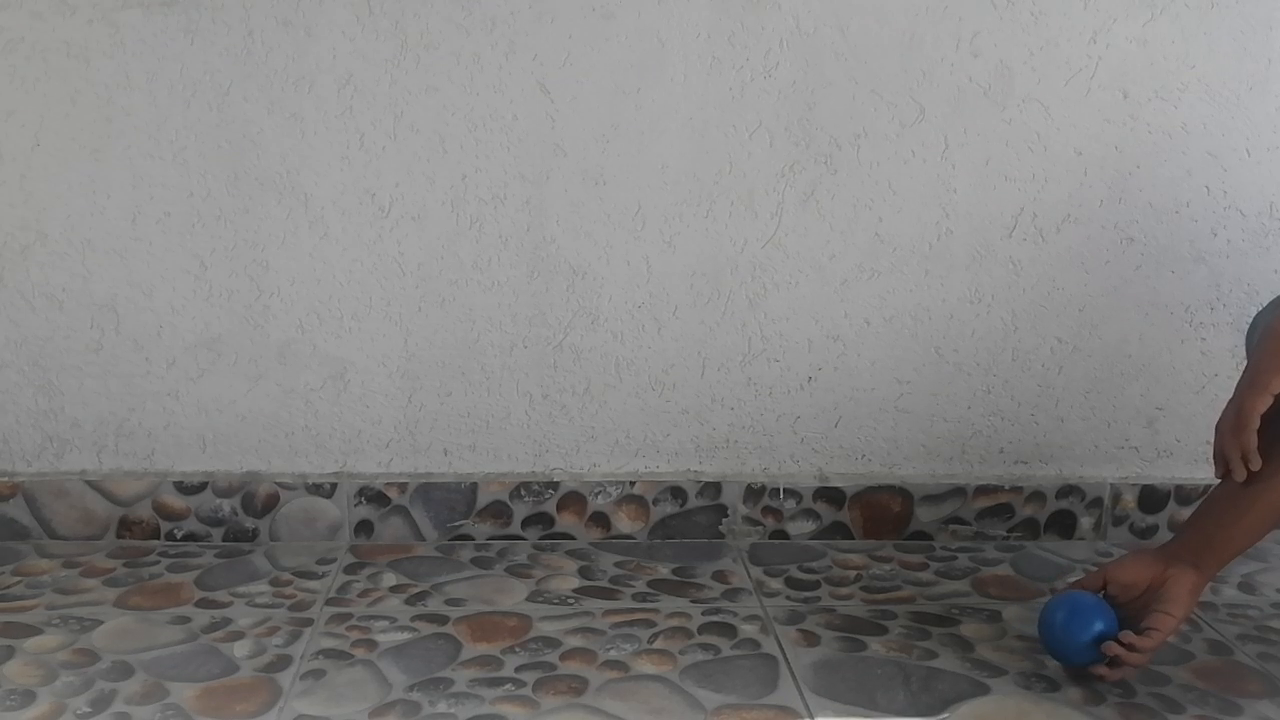
#> input picture frame 9 of VID.mp4, 1280 x 720 px
$ python videokalman.py
#> lines starting #> are read from the running program, lines starting #| are printed output that depends on the picture
"""

"""
import cv2

cap = cv2.VideoCapture('VID.mp4')
esquina = (630, 300)
tamano = (150, 150)
ret, frame = cap.read()
#> frame is the input picture: shape (720, 1280, 3); mean B, G, R 128, 128.6, 129.6
roi = frame[esquina[1]:esquina[1] + tamano[1], esquina[0]:esquina[0] + tamano[0], :]
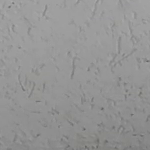
#> roi: shape (150, 150, 3); mean B, G, R 148.3, 148.5, 148.5
cv2.imwrite('IMG.jpg', roi)
template = cv2.cvtColor(roi, cv2.COLOR_BGR2GRAY)
w, h = template.shape[::-1]
#> w = 150; h = 150

frame_counter = 1
while(True):
    # Capture frame-by-frame
    ret, frame = cap.read()
    frame_counter += 1

    # If the last frame is reached:
    if frame_counter == cap.get(cv2.CAP_PROP_FRAME_COUNT):
        break

    # Convert to gray scale
    gray = cv2.cvtColor(frame, cv2.COLOR_BGR2GRAY)

    # All the 6 methods for Template Matching in a list
    methods = ['cv2.TM_CCOEFF', 'cv2.TM_CCOEFF_NORMED', 'cv2.TM_CCORR',
               'cv2.TM_CCORR_NORMED', 'cv2.TM_SQDIFF', 'cv2.TM_SQDIFF_NORMED']
    method = cv2.TM_SQDIFF_NORMED
    res = cv2.matchTemplate(gray, template, method)
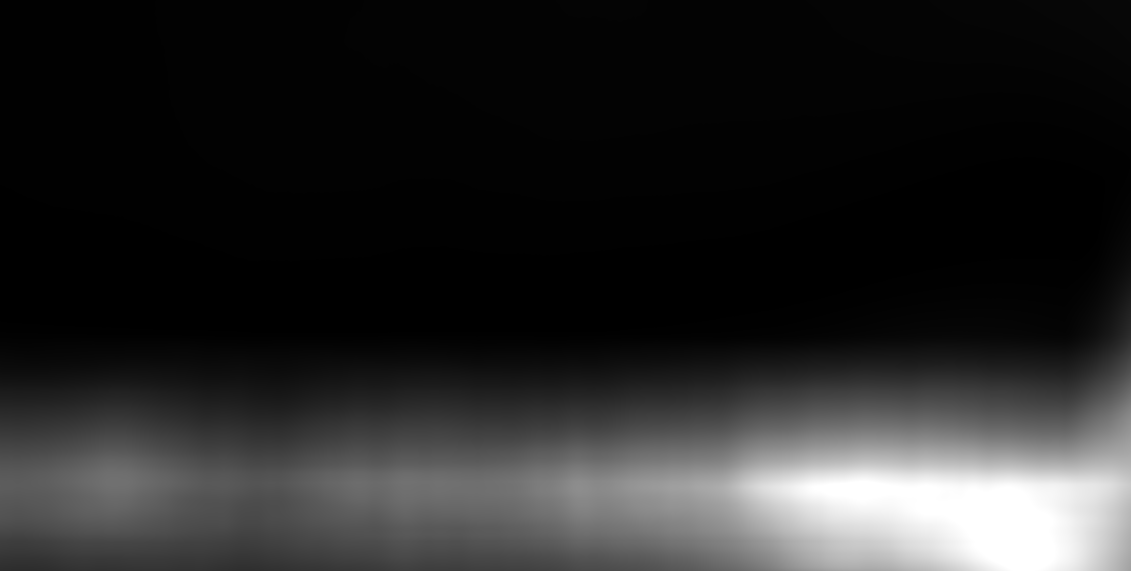
#> res: shape (571, 1131) float32; min 5.12e-05, max 1, mean 0.155
    min_val, max_val, min_loc, max_loc = cv2.minMaxLoc(res)
#> min_val = 5.12e-05; max_val = 1; min_loc = (630, 300); max_loc = (859, 481)
    # If the method is TM_SQDIFF or TM_SQDIFF_NORMED, take minimum
    if method in [cv2.TM_SQDIFF, cv2.TM_SQDIFF_NORMED]:
        top_left = min_loc
#> top_left = (630, 300)
    else:
        top_left = max_loc
    bottom_right = (top_left[0] + w, top_left[1] + h)
#> bottom_right = (780, 450)
    cv2.rectangle(frame, top_left, bottom_right, (0, 255, 0), 2)
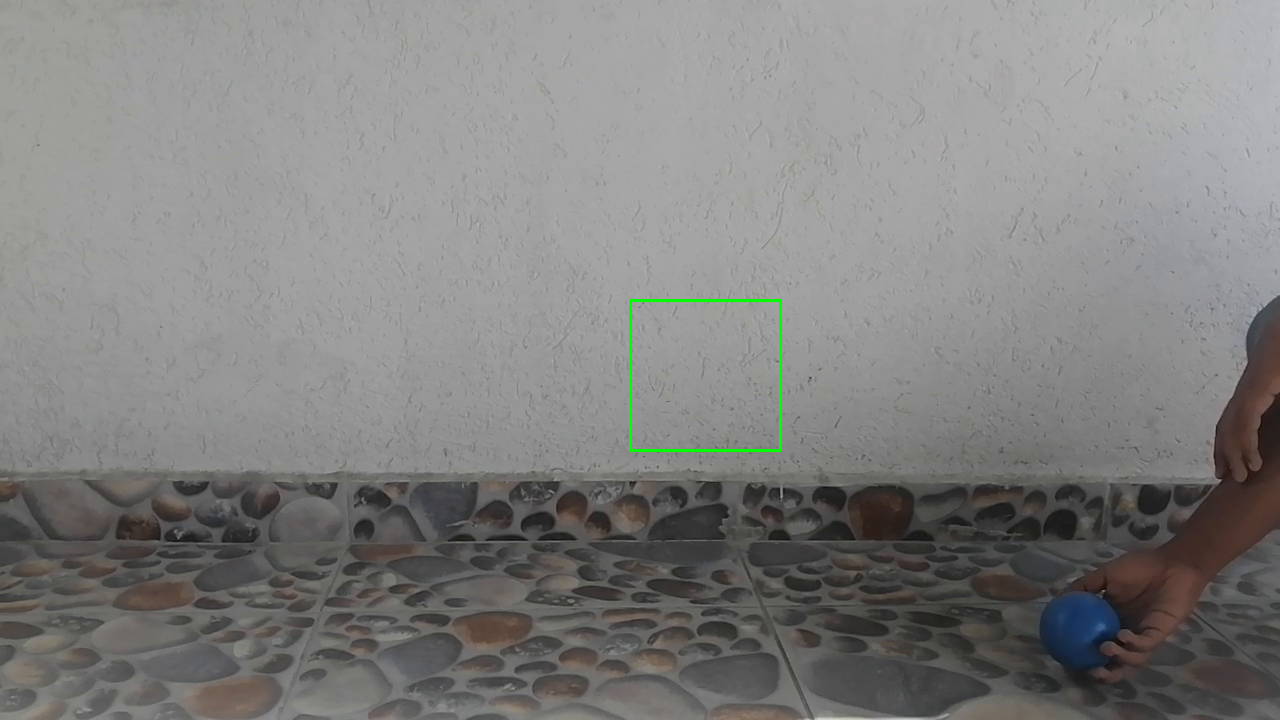
#> frame: shape (720, 1280, 3); mean B, G, R 127.8, 128.8, 129.3

    cv2.imshow('frame', frame)
    if cv2.waitKey(30) & 0xFF == ord('q'):
#> (key q is pressed here)
        break

# When everything done, release the capture
cap.release()
cv2.destroyAllWindows()

$ run again, starting later in the video
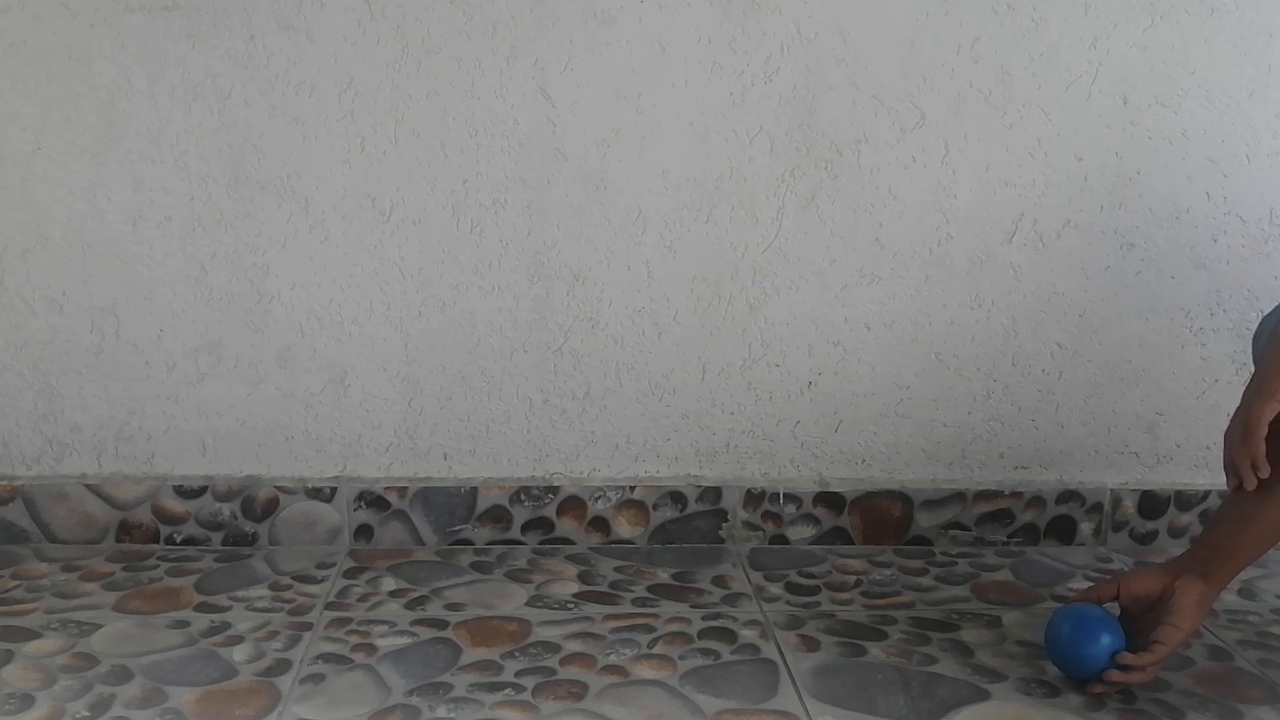
#> input picture frame 44 of VID.mp4, 1280 x 720 px
#> frame is the input picture: shape (720, 1280, 3); mean B, G, R 124.7, 125.3, 126
#> `res = cv2.matchTemplate(gray, template, method)`:
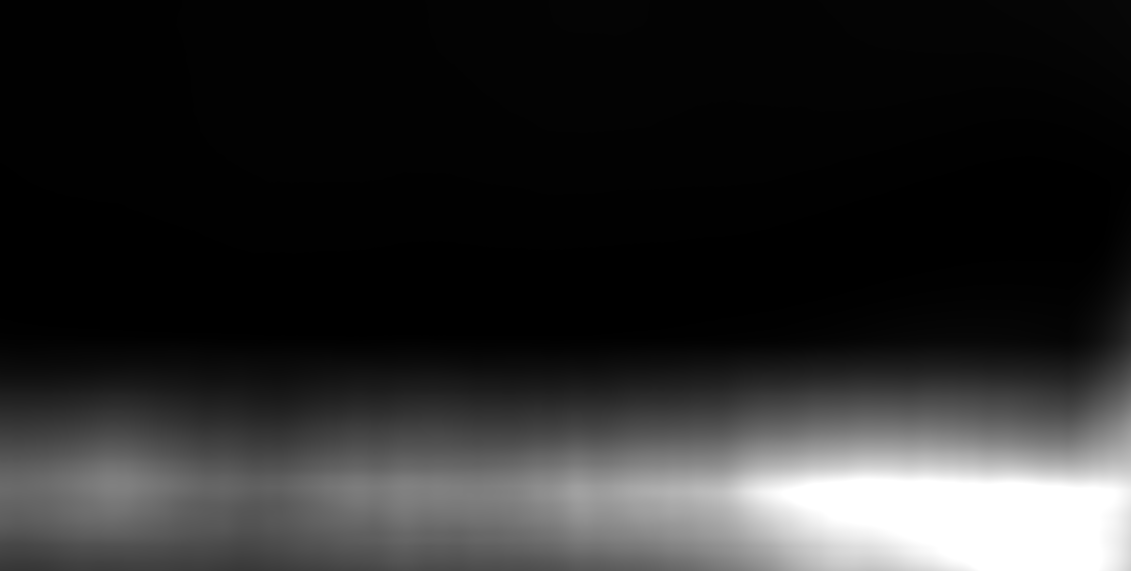
#> res: shape (571, 1131) float32; min 7.42e-05, max 1, mean 0.166
#> min_val = 7.42e-05; max_val = 1; min_loc = (630, 300); max_loc = (859, 479)
#> top_left = (630, 300)
#> bottom_right = (780, 450)
#> `cv2.rectangle(frame, top_left, bottom_right, (0, 255, 0), 2)`:
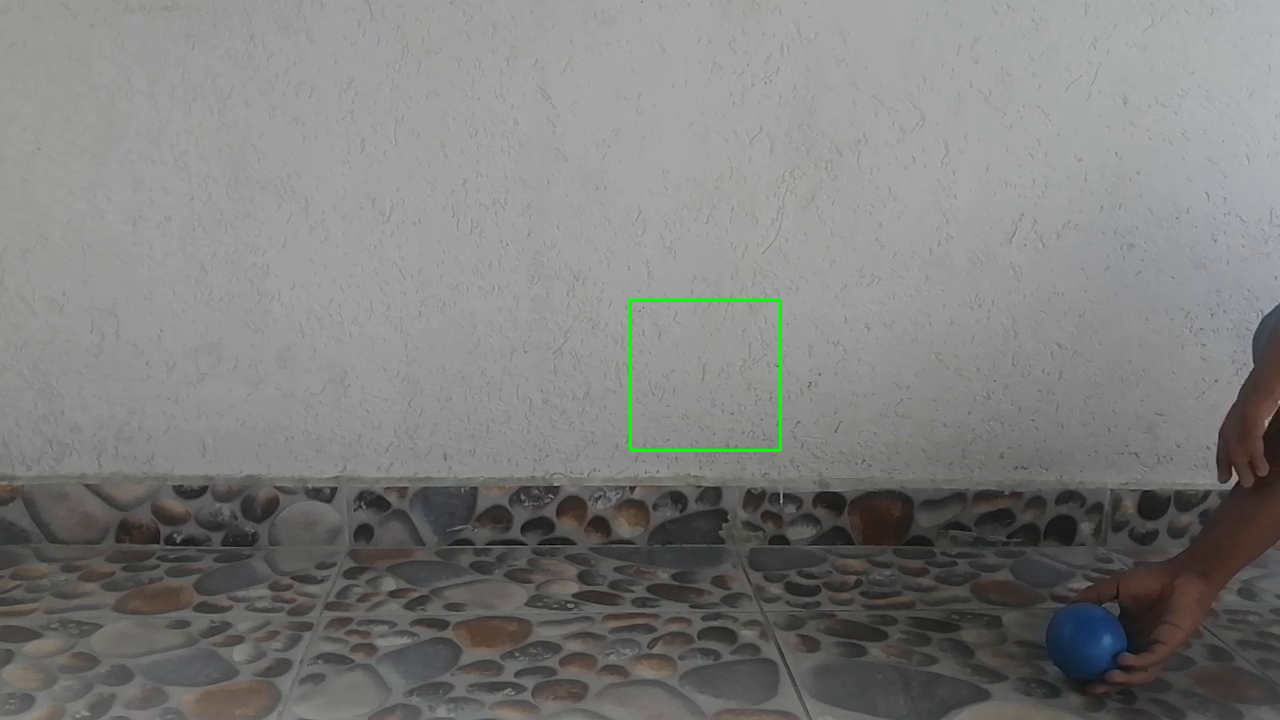
#> frame: shape (720, 1280, 3); mean B, G, R 124.4, 125.5, 125.7

$ run again, starting later in the video
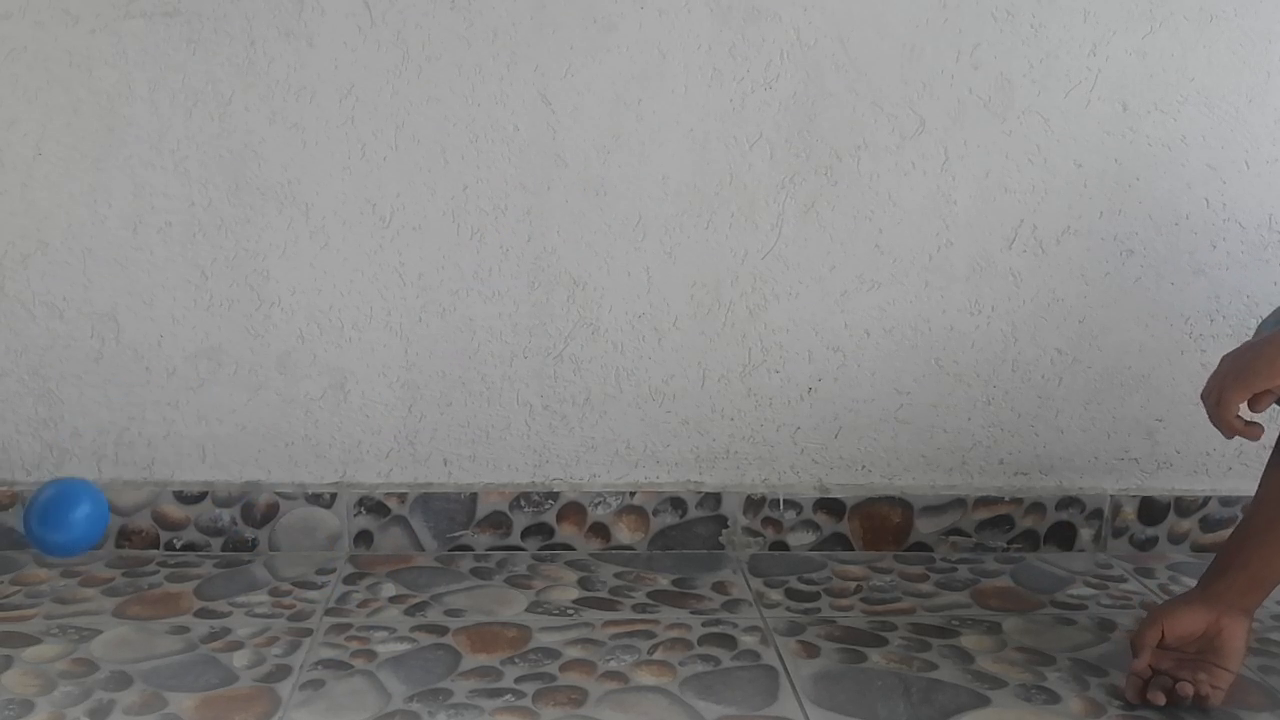
#> input picture frame 79 of VID.mp4, 1280 x 720 px
#> frame is the input picture: shape (720, 1280, 3); mean B, G, R 132.4, 132.8, 133.5
#> `res = cv2.matchTemplate(gray, template, method)`:
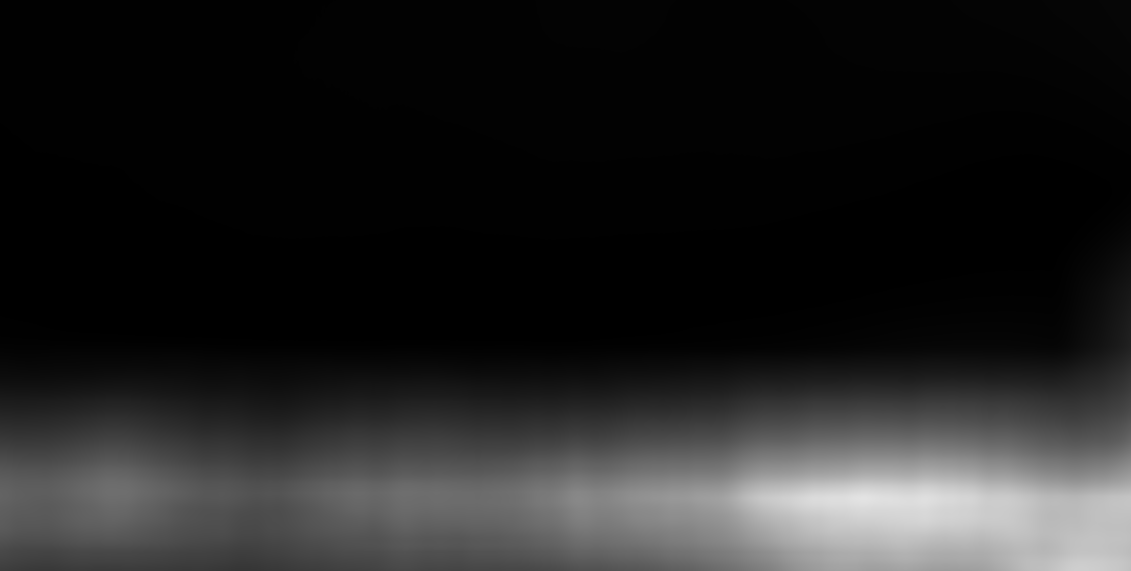
#> res: shape (571, 1131) float32; min 7.08e-05, max 0.892, mean 0.134
#> min_val = 7.08e-05; max_val = 0.892; min_loc = (630, 300); max_loc = (863, 498)
#> top_left = (630, 300)
#> bottom_right = (780, 450)
#> `cv2.rectangle(frame, top_left, bottom_right, (0, 255, 0), 2)`:
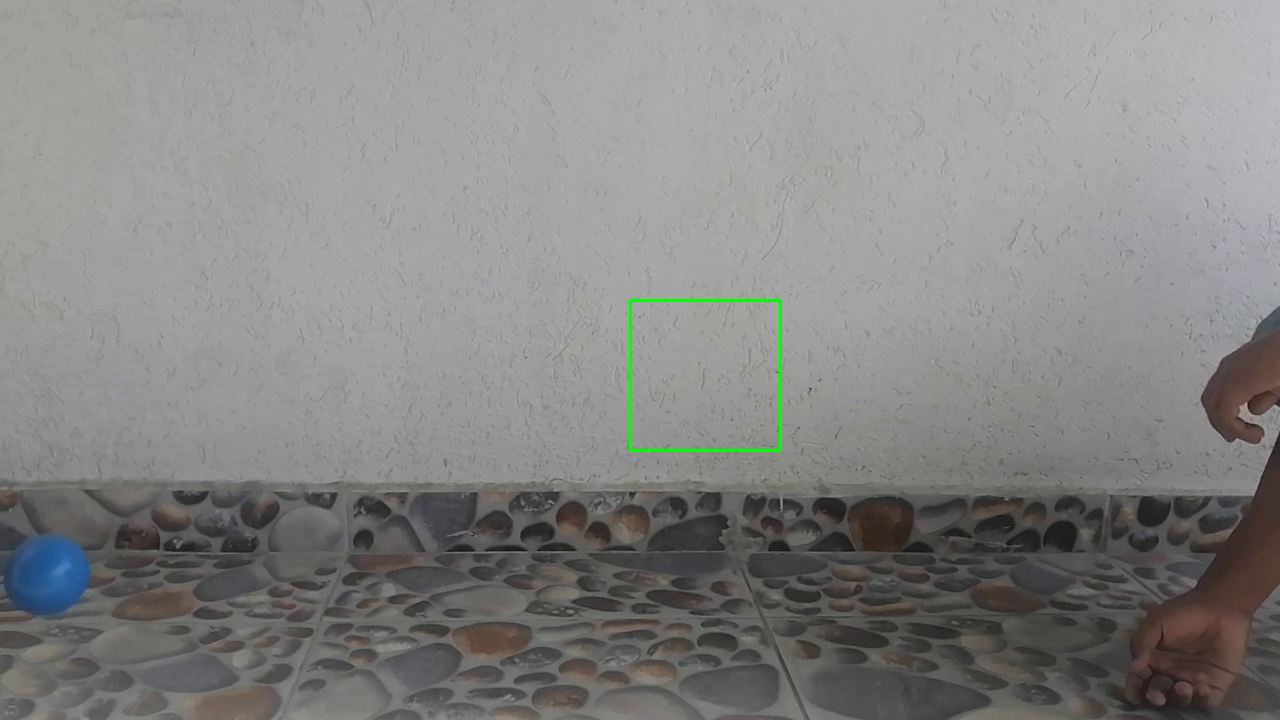
#> frame: shape (720, 1280, 3); mean B, G, R 132.1, 133, 133.2
